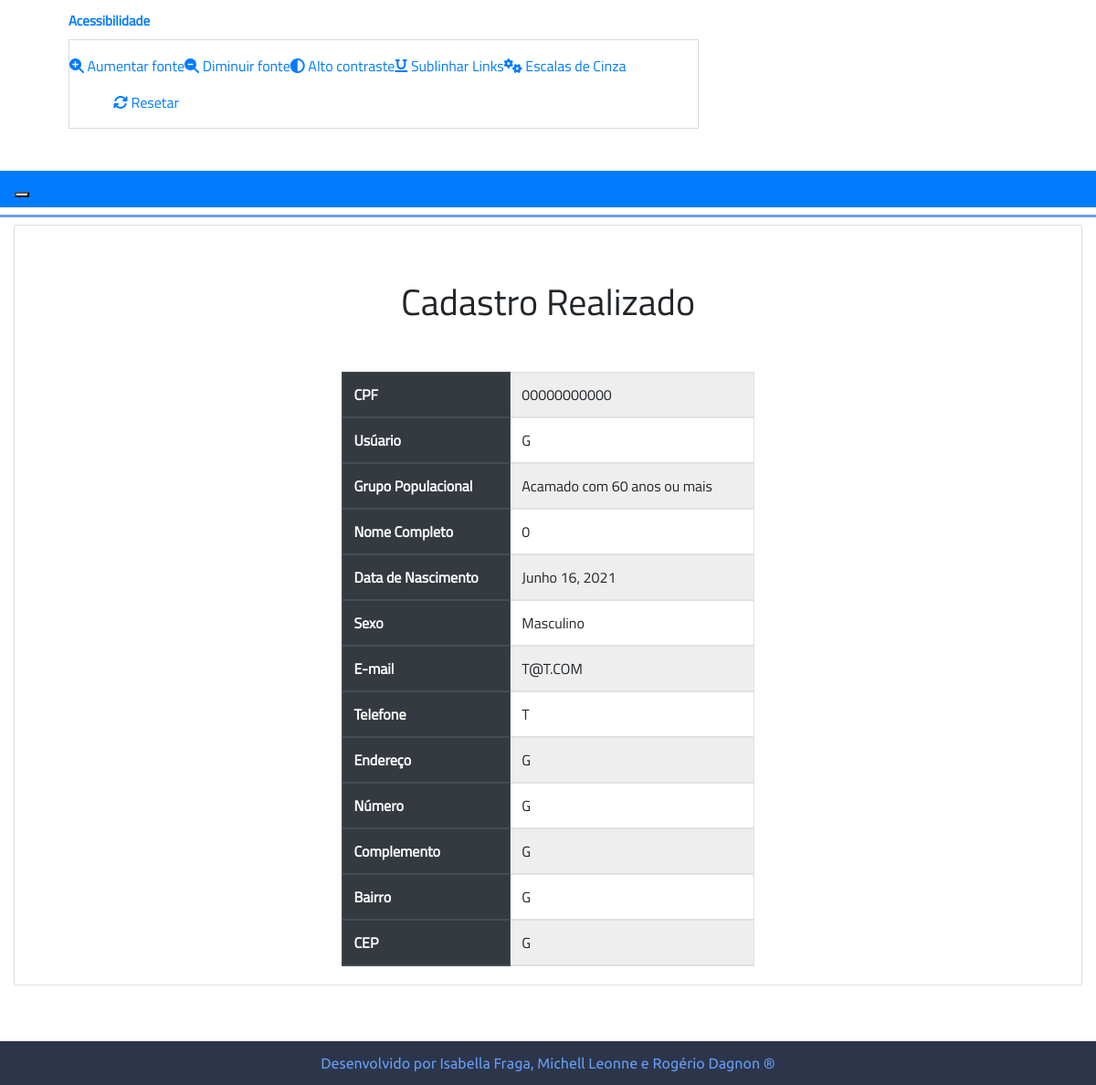
Before: /app1/cadastrado with the older database file.
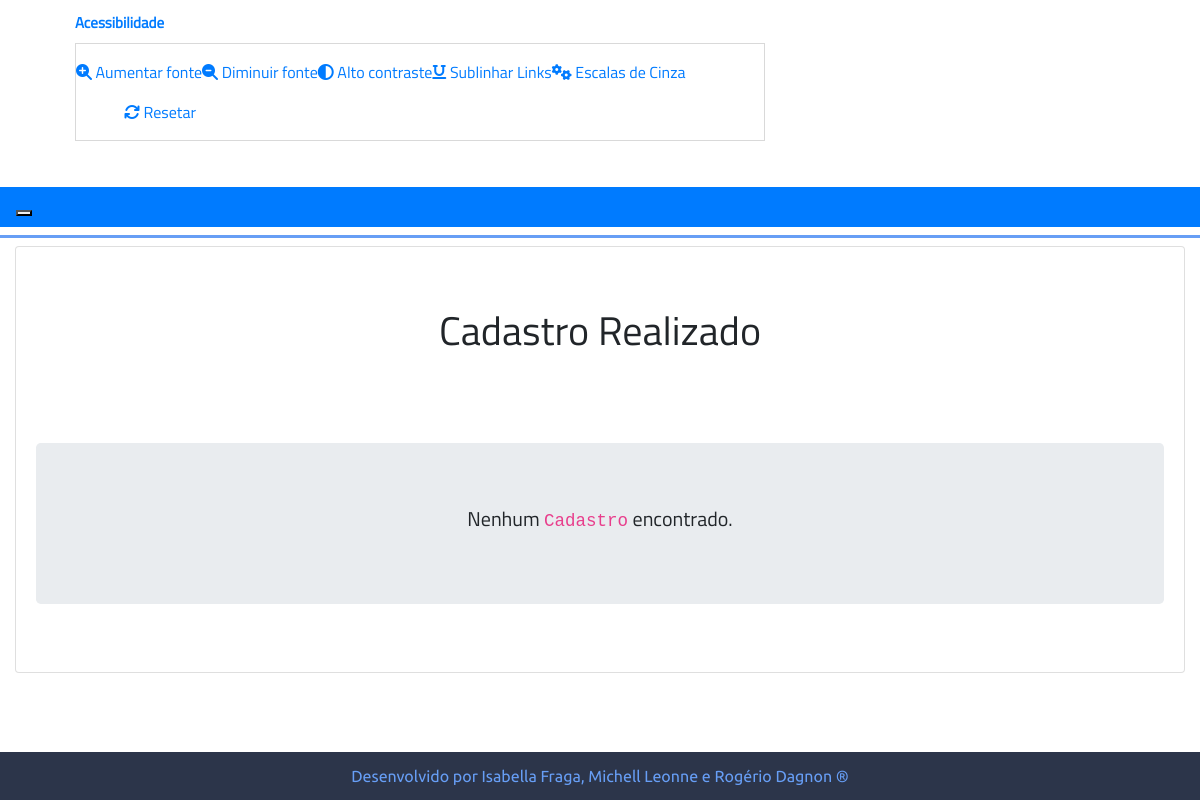
After: the same page with the newer database file.
### app1/models.py (models this page shows, shortened)
class Cadastro(models.Model):
    SEXO_CHOICES = [
        ["Feminino", "Feminino"],
        ["Masculino", "Masculino"]
    ]
    GRUPO_CHOICES = [
        ["Profissional de saúde", "Profissional de saúde"],
        ["Trabalhador em saúde sem conselho de classe", "Trabalhador em saúde sem conselho de classe"],
        ["Doula", "Doula"],
        ["Cuidador", "Cuidador"],
        ["Acamado com 60 anos ou mais", "Acamado com 60 anos ou mais"],
        ["Pessoa com 80 anos ou mais", "Pessoa com 80 anos ou mais"],
        ["Pessoa entre 75 e 79 anos", "Pessoa entre 75 e 79 anos"],
        ["Pessoa entre 70 e 74 anos", "Pessoa entre 70 e 74 anos"],
        ["Pessoa entre 65 e 69 anos", "Pessoa entre 65 e 69 anos"],
        ["Pessoa entre 60 e 64 anos", "Pessoa entre 60 e 64 anos"],
        ["População Geral de 45 a 59 anos", "População Geral de 45 a 59 anos"],
        ["Policial Militar", "Policial Militar"],
        ["Policial Civil", "Policial Civil"],
        ["Policial Federal", "Policial Federal"],
        ["Agente da Receita Federal", "Agente da Receita Federal"],
        ["Policial Rodoviário", "Policial Rodoviário"],
        ["Agente Penitenciário / Policial Penal", "Agente Penitenciário / Policial Penal"],
        ["Trabalhadores de Unidades Socioeducativas", "Trabalhadores de Unidades Socioeducativas"],
        ["Trabalhador do Sistema Prisional", "Trabalhador do Sistema Prisional"],
        ["Bombeiro Civil", "Bombeiro Civil"],
        ["Bombeiro Militar", "Bombeiro Militar"],
        ["Guarda Municipal", "Guarda Municipal"],
        ["Membro do Exército", "Membro do Exército"],
        ["Membro da Marinha", "Membro da Marinha"],
        ["Membro da Aeronáutica", "Membro da Aeronáutica"],
        ["Trabalhador de Transporte Aéreo", "Trabalhador de Transporte Aéreo"],
        ["Professor", "Professor"],
        ["Trabalhador da Educação", "Trabalhador da Educação"],
        ["Assistente Social", "Assistente Social"],
        ["Trabalhador da Assistência Social", "Trabalhador da Assistência Social"],
        ["População Privada de Liberdade", "População Privada de Liberdade"],
    ]
    usuario = models.OneToOneField(User, on_delete=models.CASCADE)
    CPF = CPFField(masked=True, unique=True)
    nascimento = models.DateField()
    telefone = models.CharField(max_length=12)
    endereco = models.CharField(max_length=150)
    numero = models.CharField(max_length=4)
    complemento = models.CharField(max_length=150)
    bairro = models.CharField(max_length=30)
    CEP = models.CharField(max_length=8)
    sexo = models.CharField(max_length=50, choices=SEXO_CHOICES)
    grupo = models.CharField(max_length=50, choices=GRUPO_CHOICES)
    objetos = models.Manager()

### app1/views.py (the view)
# urls.py: path('cadastrado', CadastroListView.as_view(), name="lista_cadastro"),
class CadastroListView(ListView):
    template_name = "app3/lista.html"
    model = Cadastro
    context_object_name = "cadastrado"

### app1/templates/app3/lista.html (shortened to what this page needs)
{% extends "app3/_layouts/base.html" %}
{% block conteudo %}
<div class="container-fluid mt-2 mb-5">
  <div class="row">
    <div class="col-lg-15 col-md-12 col-sm-12 col-xs-12">
      <div class="card">
        <div class="card-body">
          <h5 class="card-title text_center" style="padding-top: 40px; padding-bottom: 40px; font-size: 40px">Cadastro Realizado</h5>
            {% if cadastrado|length > 0 %}
                {% for cadastro in cadastrado %}
            <table class="table table-bordered" style="width:40%; margin: auto"  id="myTable">
                 <thead class="thead-dark">
                         <tr style="background-color: #eee">
                             <th scope="col">CPF</th>
                                <td>{{ cadastro.CPF }}</td>
                         </tr>
                         <tr>
                             <th scope="col">Usúario</th>
                                <td>{{ cadastro.usuario.username }}</td>
                         </tr>
                         <tr style="background-color: #eee">
                             <th scope="col">Grupo Populacional</th>
                                <td>{{ cadastro.grupo }}</td>
                         </tr>
                         <tr>
                             <th scope="col">Nome Completo</th>
                                <td>{{ cadastro.usuario.first_name }}</td>
                         </tr>
                         <tr style="background-color: #eee">
                             <th scope="col">Data de Nascimento</th>
                                <td>{{ cadastro.nascimento }}</td>
                         </tr>
                         <tr>
                             <th scope="col">Sexo</th>
                                <td>{{ cadastro.sexo }}</td>
                         </tr>
                         <tr style="background-color: #eee">
                             <th scope="col">E-mail</th>
                                <td>{{ cadastro.usuario.email }}</td>
                         </tr>
                         <tr>
                             <th scope="col">Telefone</th>
                                <td>{{ cadastro.telefone }}</td>
                         </tr>
                         <tr style="background-color: #eee">
                              <th scope="col">Endereço</th>
                                <td>{{ cadastro.endereco }}</td>
                         </tr>
                         <tr>
                             <th scope="col">Número</th>
                                <td>{{ cadastro.numero }}</td>
                         </tr>
                         <tr style="background-color: #eee">
                             <th scope="col">Complemento</th>
                                <td>{{ cadastro.complemento }}</td>
                         </tr>
                         <tr>
                             <th scope="col">Bairro</th>
                                <td>{{ cadastro.bairro }}</td>
                         </tr>
                         <tr style="background-color: #eee">
                             <th scope="colgroup">CEP</th>
                                <td>{{ cadastro.CEP }}</td>
              </tr>
              </thead>
                {% endfor %}
            </table>
        {% else %}
             <div class="text-center mt-5 mb-5 jumbotron">
            <h5>Nenhum <code>Cadastro</code> encontrado.</h5>
          </div>
        {% endif %}
        </div>
      </div>
    </div>
  </div>
</div>
{% endblock %}

### app1/templates/app3/_layouts/base.html (shortened to what this page needs)
<!DOCTYPE html>
{% load static %}
<html lang="pt-br">
	<head>
		<link rel="stylesheet" href="{% static 'app2/css/bootstrap.min.css' %}">
		<link rel="stylesheet" href="{% static 'app2/css/style_default.css' %}">
		<link rel="stylesheet" href="{% static 'app2/css/style.css' %}">
	</head>
	<body class="">
		<div id="content">
			<div class="col-md-12 col-lg-12 col-sm-12 col-xs-12 pad_lr10 topo">
				<div class="col-md-8 col-lg-8 col-sm-8 col-xs-12 pad_m0">
					<nav>
		          		<li class="dropdown menu_acessibilidade nav navbar-nav" >
		          			<a title="Acessibilidade" class="nav-link" href="#" style="text-decoration: none">
                                <strong>Acessibilidade</strong><img src="{% static 'app2/imgs/bilidade.png' %}" class="img-fluid" alt=""/>
                                </a>
							<ul class="dropdown-menu nav">
								<li><a class="nav-link active" href="#" style="text-decoration: none" id="btnAumentar">
                                    <i class="fa fa-search-plus"></i> Aumentar fonte</a></li>
								<li><a class="nav-link active" href="#" style="text-decoration: none" id="btnDiminuir">
                                    <i class="fa fa-search-minus"></i> Diminuir fonte</a></li>
								<li><a class="nav-link active" href="#" style="text-decoration: none" onClick="window.toggleContrast()">
                                    <i class="fa fa-adjust"></i> Alto contraste</a></li>
								<li><a class="nav-link active" href="#" style="text-decoration: none" id="btnSublinhar">
                                    <i class="fa fa-underline"></i> Sublinhar Links</a></li>
								<li><a class="nav-link active" href="#" style="text-decoration: none" id="btnGrayscale">
                                    <i class="fa fa-gears"></i> Escalas de Cinza</a></li>
								<li><a class="nav-link active" href="#" style="text-decoration: none" id="btnReset">
                                    <i class="fa fa-refresh ml-5"></i> Resetar</a></li>
							</ul>
		          		</li>
					</nav>
				</div>
				<div class="col-md-4 col-lg-4 col-sm-4 col-xs-12 desktop">
					<p class="fl_right social_icons">
						<a href="https://www.facebook.com/minsaude/" target="_blank" title="Facebook">
                            <img src="{% static 'app2/imgs/facebook.png' %}" alt="Logo do Facebook"></a>
						<a href="https://www.instagram.com/minsaude/" target="_blank" title="Instagram">
                            <img src="{% static 'app2/imgs/insta.png' %}" alt="Logo do Instagram"></a>
					</p>
				</div>
			</div>
			<div id="menu_fixo" class="">
		      	<nav class="navbar navbar-dark bg-primary">
		         	<div class="navbar-header menu_mobile">
			            <button type="button" class="navbar-toggle collapsed" data-toggle="collapse"
                                data-target="#menu" aria-expanded="false">
			            </button>
			        </div>
		      	</nav>
			</div>
<link rel="stylesheet" type="text/css" href="{% static 'app2/css/slick.css' %}">
                     {% block conteudo %}
                     {% endblock %}
<div class="clear pad_t5"></div>
			<div class="col-md-12 col-lg-12 col-sm-12 col-xs-12 pad_lr10 pad_t1 pad_b1 footer rodape">
					<p class="azul_claro font-weight-normal text_center mar_0"
                       style="font-family: 'Ubuntu'">Desenvolvido por Isabella Fraga, Michell Leonne e Rogério Dagnon ®</p>
				</div>
			</div>
	</body>
</html>

### app1/static/app2/css/style_default.css (style rules this page uses)
.clear { clear: both; }
.fl_right { float: right; }
.mar_0 { margin: 0 !important; }
.pad_lr10 { padding-right: 10%; padding-left: 10%; }
.pad_b1 { padding-bottom: 1%; }
.pad_t1 { padding-top: 1%; }
.pad_t5 { padding-top: 5%; }
.text_center { text-align: center; }
@media screen and (max-width: 1200px) { .pad_lr10, .pad_lr13 { padding-right: 5%; padding-left: 5%; } }

### app1/static/app2/css/style.css (style rules this page uses)
body { font-family: 'Titillium Web'; font-size: 16px; }
.azul_claro { color: #679ef5; }
.topo { background-color: #2C354A; font-size: 15px; }
.topo p { margin: 0; padding: 8px 0; }
.topo p > a, .topo p > a:hover, .topo p > a:active, .topo p > a:focus { color: #fff; display: block; float: left; padding: 0 15px; }
.social_icons > a { padding: 0 !important; margin-left: 5px; }
.topo img { max-width: 20px; margin-top: -3px; margin-left: 5px; }
.menu_acessibilidade { float: left; display: block; }
.menu_acessibilidade a { padding: 8px 15px; display: block; }
.menu_acessibilidade .dropdown-menu { margin: 0; border-radius: unset; }
#menu_fixo { background-color: #fff; padding: 8px 0; border-bottom: 3px solid #679ef5; }
.navbar-nav { padding-top: 4px; }
.navbar { margin-bottom: 0px; min-height: auto; background: #fff; }
.rodape { background-color: #2C354A; }
.footer { background-color: #ffa500; }

### app1/templates/app3/_layouts/base.html (style rules this page uses)
.footer { position: fixed; left: 0; bottom: 0; width: 100%; background-color: #2C354A; color: white; text-align: center; }

Changed rows visible on the page:
removed Cadastro: CPF "00000000000", usuario.username "G", grupo "Acamado com 60 anos ou mais", usuario.first_name "0", nascimento "Junho 16, 2021", sexo "Masculino", usuario.email "T@T.COM", telefone "T", endereco "G", numero "G", complemento "G", bairro "G", CEP "G"
Other visible differences:
text now shown: "Nenhum Cadastro encontrado."
